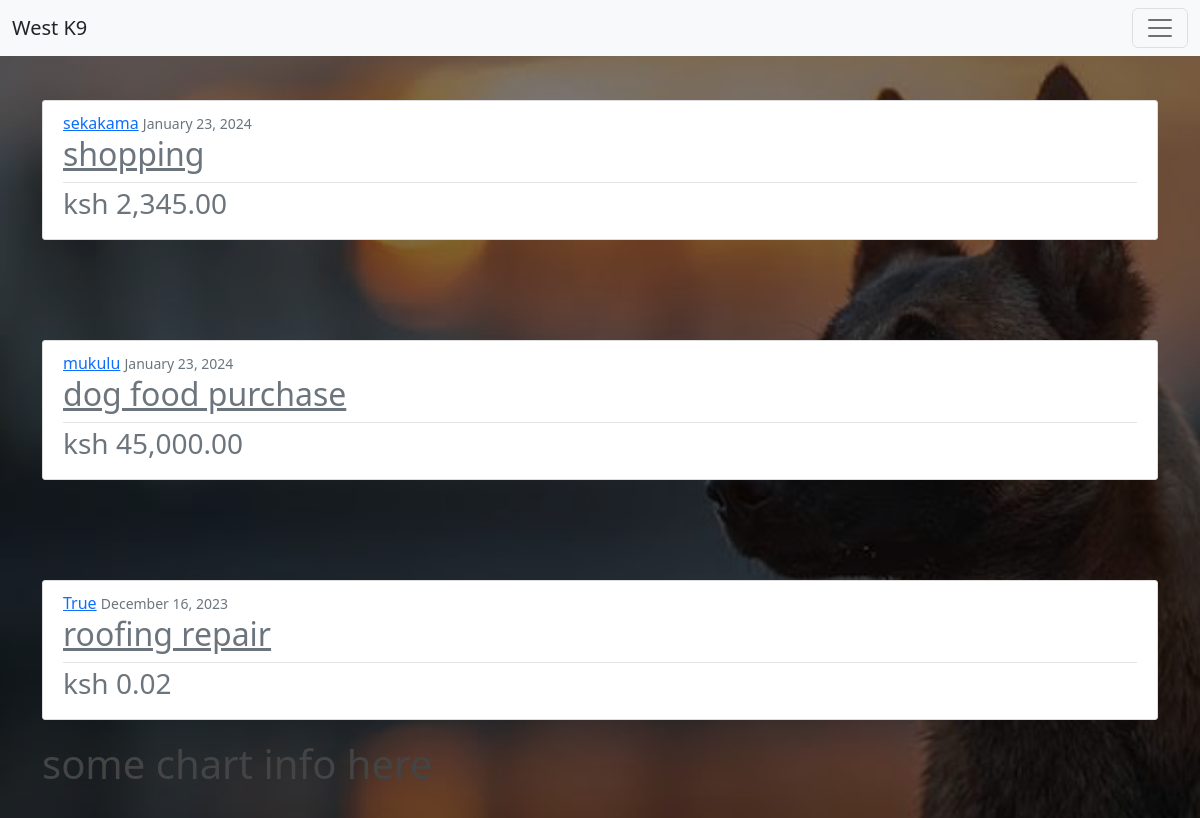
Page /expense/ (signed in) on the earlier database version.
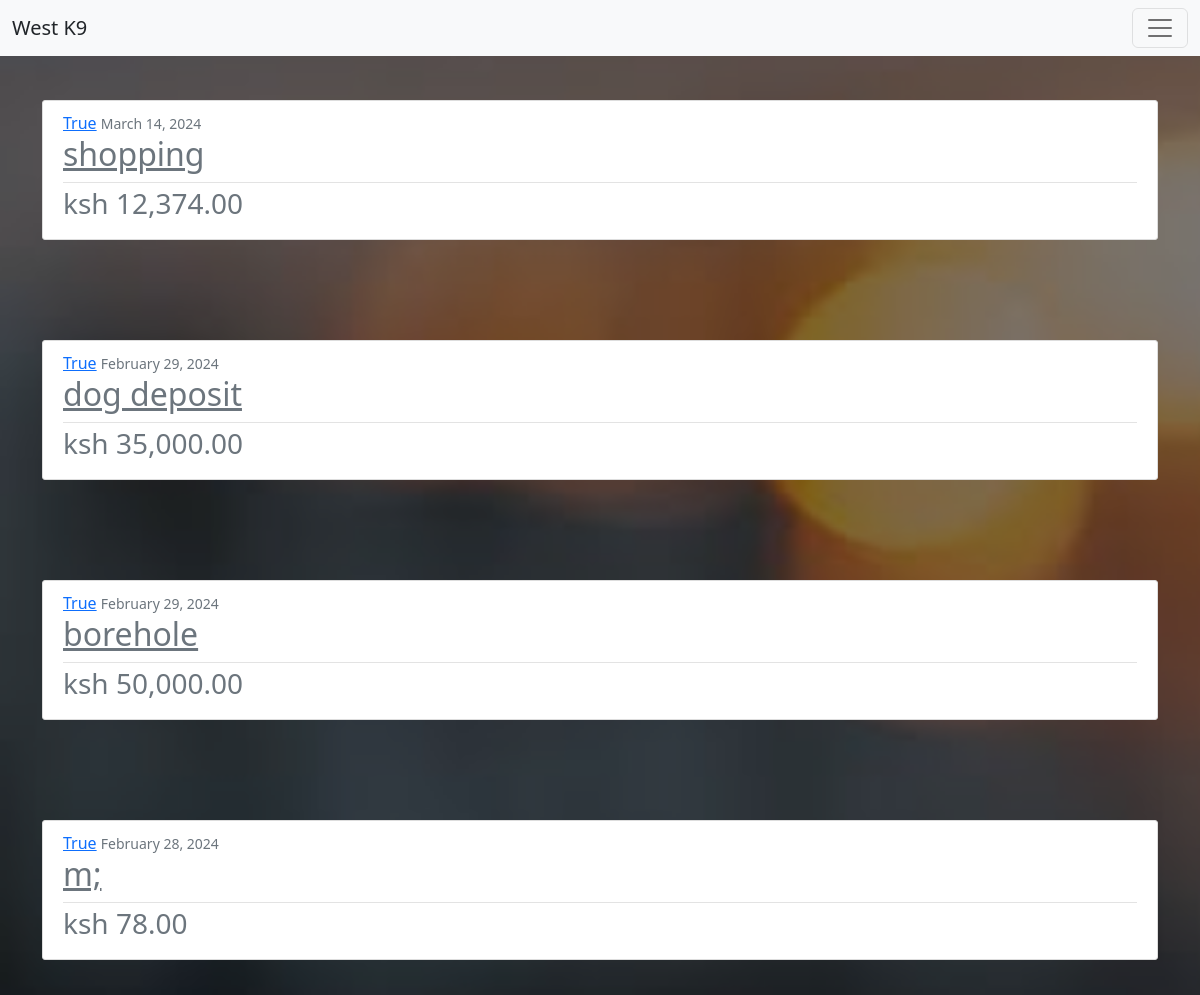
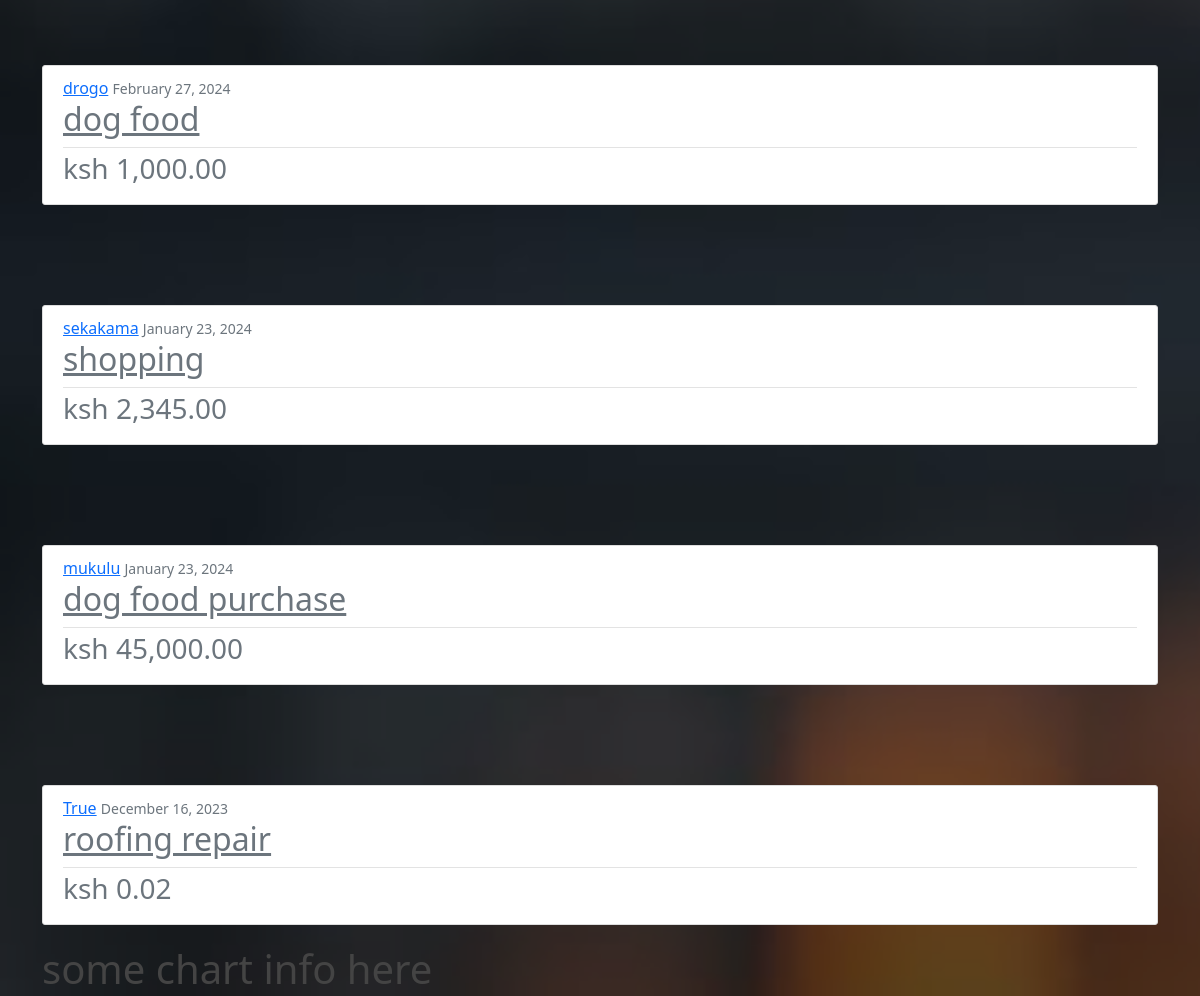
Same page on the later database version (2 pictures, top to bottom).
### finance/models.py (models this page shows, shortened)
class Expense(models.Model):
    user = models.ForeignKey(CustomUser, on_delete=models.CASCADE)
    expense_incured = models.CharField(max_length = 30, blank=False)
    amount = models.IntegerField()
    date = models.DateTimeField(default=timezone.now)

### users/models.py (models this page shows, shortened)
class CustomUser(AbstractBaseUser, PermissionsMixin):
    username = models.CharField(max_length=30, blank=False)
    email = models.EmailField("email address", unique=True)
    is_staff = models.BooleanField(default=False)
    is_active = models.BooleanField(default=True)
    date_joined = models.DateTimeField(default=timezone.now)
    is_approved = models.BooleanField(default=False)
    USERNAME_FIELD = "email"
    REQUIRED_FIELDS = ['username']
    objects = CustomUserManager()
    def __str__(self):
        return self.username

### finance/views.py (the view)
# urls.py: path('expense/',ExpenseListView.as_view(), name='expense-list'),
class ExpenseListView(LoginRequiredMixin,ListView):
    model = Expense
    template_name = 'finance/expense.html'
    context_object_name = 'expense_list'
    ordering = ['-date']

### finance/templates/finance/expense.html
{% extends "finance/base.html" %}
{% load humanize %}
{% block content %}
    {% for expense in expense_list %}
        <article class="media content-section" style="margin-top: 100px;">
            <div class="media-body">
                <div class="flex article-metadata">
                    <a class="mr-2" href="#">{{ expense.user }}</a>
                    <small class="text-muted">{{ expense.date|date:"F d, Y" }}</small>
                    <h2><a class="article-title text-muted" href="{% url 'expense-detail' expense.id %}">{{ expense.expense_incured }}</a></h2>
                </div>
                <h3 class="text-muted">
                  ksh {{ expense.amount|floatformat:2|intcomma }}
                </h3>
            </div>
        </article>
    {% endfor %}
{% endblock %}

Differences in the rows shown:
added Expense: user "True", date "March 14, 2024", expense_incured "shopping", amount "12,374.00"
added Expense: user "True", date "February 29, 2024", expense_incured "dog deposit", amount "35,000.00"
added Expense: user "True", date "February 29, 2024", expense_incured "borehole", amount "50,000.00"
added Expense: user "True", date "February 28, 2024", expense_incured "m;", amount "78.00"
added Expense: user "drogo", date "February 27, 2024", expense_incured "dog food", amount "1,000.00"
